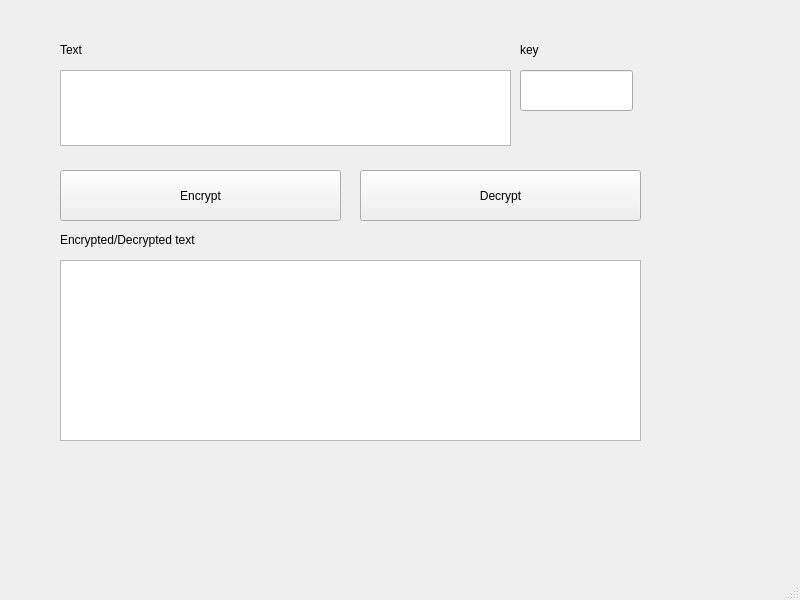
<?xml version="1.0" encoding="UTF-8"?>
<ui version="4.0">
 <class>MainWindow</class>
 <widget class="QMainWindow" name="MainWindow">
  <property name="geometry">
   <rect>
    <x>0</x>
    <y>0</y>
    <width>800</width>
    <height>600</height>
   </rect>
  </property>
  <property name="windowTitle">
   <string>MainWindow</string>
  </property>
  <widget class="QWidget" name="centralwidget">
   <widget class="QLabel" name="label">
    <property name="geometry">
     <rect>
      <x>60</x>
      <y>40</y>
      <width>58</width>
      <height>19</height>
     </rect>
    </property>
    <property name="text">
     <string>Text</string>
    </property>
   </widget>
   <widget class="QLabel" name="label_2">
    <property name="geometry">
     <rect>
      <x>520</x>
      <y>40</y>
      <width>58</width>
      <height>19</height>
     </rect>
    </property>
    <property name="text">
     <string>key</string>
    </property>
   </widget>
   <widget class="QLineEdit" name="m_keyInput">
    <property name="geometry">
     <rect>
      <x>520</x>
      <y>70</y>
      <width>113</width>
      <height>41</height>
     </rect>
    </property>
   </widget>
   <widget class="QTextEdit" name="m_textInput">
    <property name="geometry">
     <rect>
      <x>60</x>
      <y>70</y>
      <width>451</width>
      <height>76</height>
     </rect>
    </property>
   </widget>
   <widget class="QTextEdit" name="m_textOutput">
    <property name="geometry">
     <rect>
      <x>60</x>
      <y>260</y>
      <width>581</width>
      <height>181</height>
     </rect>
    </property>
   </widget>
   <widget class="QPushButton" name="m_encryptButton">
    <property name="geometry">
     <rect>
      <x>60</x>
      <y>170</y>
      <width>281</width>
      <height>51</height>
     </rect>
    </property>
    <property name="text">
     <string>Encrypt</string>
    </property>
   </widget>
   <widget class="QPushButton" name="m_decryptButton">
    <property name="geometry">
     <rect>
      <x>360</x>
      <y>170</y>
      <width>281</width>
      <height>51</height>
     </rect>
    </property>
    <property name="text">
     <string>Decrypt</string>
    </property>
   </widget>
   <widget class="QLabel" name="label_3">
    <property name="geometry">
     <rect>
      <x>60</x>
      <y>230</y>
      <width>261</width>
      <height>19</height>
     </rect>
    </property>
    <property name="text">
     <string>Encrypted/Decrypted text</string>
    </property>
   </widget>
  </widget>
  <widget class="QMenuBar" name="menubar">
   <property name="geometry">
    <rect>
     <x>0</x>
     <y>0</y>
     <width>800</width>
     <height>19</height>
    </rect>
   </property>
  </widget>
  <widget class="QStatusBar" name="statusbar"/>
 </widget>
 <resources/>
 <connections/>
</ui>
